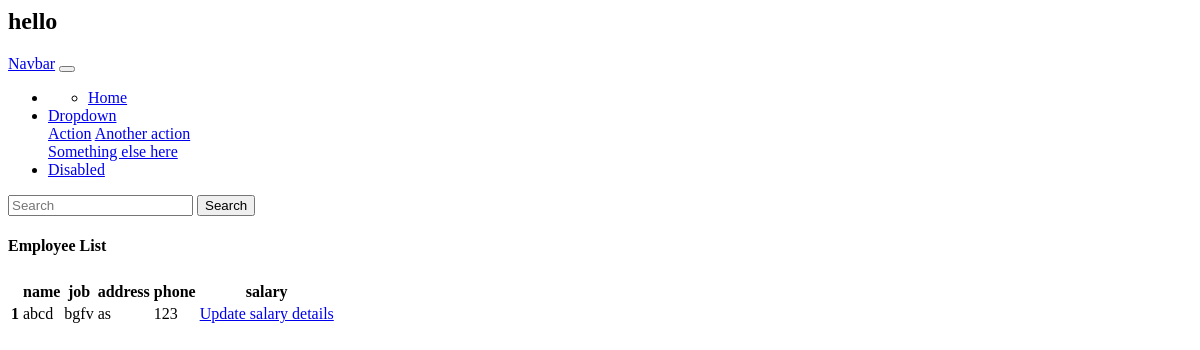
/employee-list/ (signed in), run on an earlier commit of the app's database.
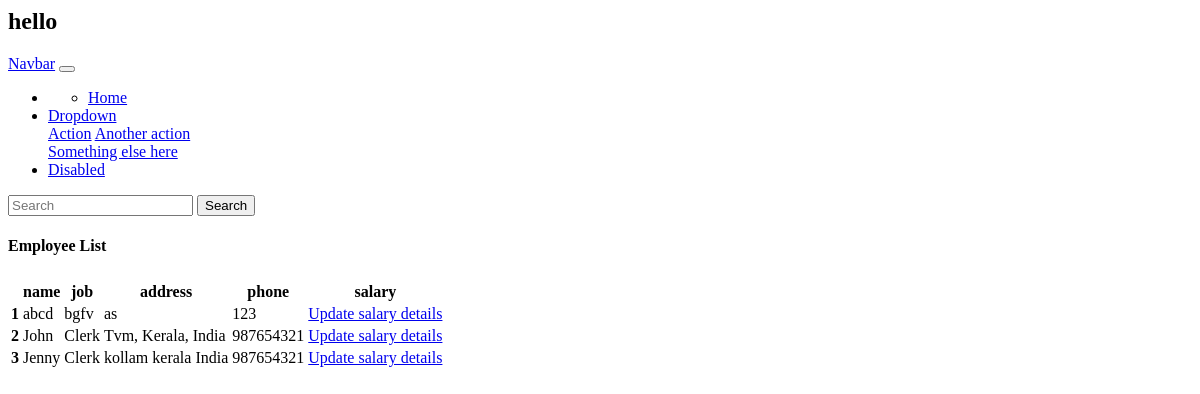
And on a later commit of the database.
### users/models.py (models this page shows, shortened)
class BaseUser(AbstractUser):
    username = None
    email = models.EmailField(unique= True)
    USERNAME_FIELD = 'email'
    REQUIRED_FIELDS = []
    def is_panchayath(self):
        if self.panchayath:
            return True
        else:
            return False

class Employee(BaseUser):
    panchayath_name = models.ForeignKey(Panchayath, on_delete= models.CASCADE, related_name='employee')
    employee_name = models.CharField(max_length=100)
    job_title = models.CharField(max_length=100)
    address = models.TextField (default= '')
    phone = models.CharField(max_length=100, default = None)

### users/views.py (the view)
# urls.py: path('employee-list/',EmployeeListView.as_view(), name='employee_list'),
class EmployeeListView(ListView):
    model = Employee
    template_name = 'employee_list.html'
    def get_queryset(self):
        current_user = self.request.user
        panchayath = current_user.panchayath
        return Employee.objects.filter(Q(panchayath_name = panchayath))

### template/employee_list.html
{% extends 'base.html'%}
{% block content%}
<div>
    <div class="table-responsive">
        <h4>Employee List</h4>
        <table class="table">
            <th>
                {% if object_list %}
                    <tr>
                        <th></th>
                        <th> name </th>
                        <th> job </th>
                        <th> address</th>
                        <th> phone </th>
                        <th> salary </th>
                    </tr>
                {% endif %}
            </th>
            <tbody>
                {% if object_list %}
                    {% for objects in object_list %}
                        <tr>
                            <th>{{ forloop.counter }}</th>
                            <td>{{ objects.employee_name}}</td>
                            <td> {{ objects.job_title}}</td>
                            <td> {{ objects.address}}</td>
                            <td> {{ objects.phone}}</td>
                            <td>
                                <a href="{% url 'users:update_salary' employee_id=objects.pk %}">Update salary details</a>
                            </td>
                        </tr>
                    {% endfor %}
                {% else %}
                        <tr>
                            <th> No Employees Found</th>
                        </tr>
                {% endif %}
            </tbody>
        </table>
    </div>
</div>
{% endblock %}

### template/base.html (shortened to what this page needs)
<html>
    <head>
    </head>
    <body>
        <h2>hello</h2>
        <nav class="navbar navbar-expand-lg navbar-light bg-light">
            <a class="navbar-brand" href="#">Navbar</a>
              <button class="navbar-toggler" type="button" data-toggle="collapse" data-target="#navbarSupportedContent" aria-controls="navbarSupportedContent" aria-expanded="false" aria-label="Toggle navigation">
              </button>
            <div class="collapse navbar-collapse" id="navbarSupportedContent">
              <ul class="navbar-nav mr-auto">
                <li class="nav-item active">
                        <div class="collapse navbar-collapse" id="fancyNav">
                          <ul class="navbar-nav ml-auto">
                              <li class="nav-item active">
                                  <a class="nav-link" href="{% url 'users:index' %}">Home </a>
                              </li>
                          </ul>
                        </div>
                <li class="nav-item dropdown">
                  <a class="nav-link dropdown-toggle" href="#" id="navbarDropdown" role="button" data-toggle="dropdown" aria-haspopup="true" aria-expanded="false">
                    Dropdown
                  </a>
                  <div class="dropdown-menu" aria-labelledby="navbarDropdown">
                    <a class="dropdown-item" href="#">Action</a>
                    <a class="dropdown-item" href="#">Another action</a>
                    <a class="dropdown-item" href="#">Something else here</a>
                  </div>
                </li>
                <li class="nav-item">
                  <a class="nav-link disabled" href="#">Disabled</a>
                </li>
              </ul>
              <form class="form-inline my-2 my-lg-0">
                <input class="form-control mr-sm-2" type="search" placeholder="Search" aria-label="Search">
                <button class="btn btn-outline-success my-2 my-sm-0" type="submit">Search</button>
              </form>
            </div>
        </nav>
        {% block content %}
        {% endblock %}
    </body>
</html>

What changed in the data, as far as the page shows it:
added Employee: employee_name "John", job_title "Clerk", address "Tvm, Kerala, India", phone "987654321"
added Employee: employee_name "Jenny", job_title "Clerk", address "kollam kerala India", phone "987654321"
